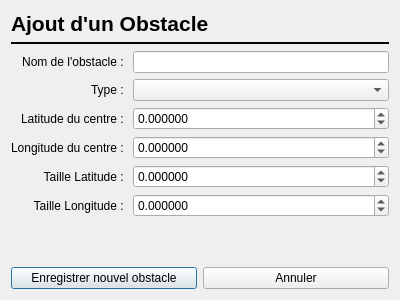
<?xml version="1.0" encoding="UTF-8"?>
<ui version="4.0">
 <class>ObstacleModif</class>
 <widget class="QDialog" name="ObstacleModif">
  <property name="geometry">
   <rect>
    <x>0</x>
    <y>0</y>
    <width>400</width>
    <height>300</height>
   </rect>
  </property>
  <property name="windowTitle">
   <string>Kirk Project - Ajout d'un Obstacle</string>
  </property>
  <property name="windowIcon">
   <iconset resource="../../res.qrc">
    <normaloff>:/files/Ressources/KirkProject.png</normaloff>:/files/Ressources/KirkProject.png</iconset>
  </property>
  <layout class="QGridLayout" name="gridLayout">
   <item row="0" column="0" colspan="2">
    <widget class="QLabel" name="label">
     <property name="font">
      <font>
       <pointsize>16</pointsize>
       <weight>75</weight>
       <bold>true</bold>
      </font>
     </property>
     <property name="styleSheet">
      <string notr="true"/>
     </property>
     <property name="text">
      <string>Ajout d'un Obstacle</string>
     </property>
    </widget>
   </item>
   <item row="1" column="0" colspan="2">
    <widget class="Line" name="line">
     <property name="frameShadow">
      <enum>QFrame::Plain</enum>
     </property>
     <property name="lineWidth">
      <number>2</number>
     </property>
     <property name="orientation">
      <enum>Qt::Horizontal</enum>
     </property>
    </widget>
   </item>
   <item row="2" column="0">
    <widget class="QLabel" name="lb_ID">
     <property name="text">
      <string>Nom de l'obstacle : </string>
     </property>
     <property name="alignment">
      <set>Qt::AlignRight|Qt::AlignTrailing|Qt::AlignVCenter</set>
     </property>
    </widget>
   </item>
   <item row="2" column="1">
    <widget class="QLineEdit" name="le_Nom"/>
   </item>
   <item row="3" column="0">
    <widget class="QLabel" name="label_4">
     <property name="text">
      <string>Type : </string>
     </property>
     <property name="alignment">
      <set>Qt::AlignRight|Qt::AlignTrailing|Qt::AlignVCenter</set>
     </property>
    </widget>
   </item>
   <item row="3" column="1">
    <widget class="QComboBox" name="co_Type"/>
   </item>
   <item row="4" column="0">
    <widget class="QLabel" name="ld_MDP">
     <property name="text">
      <string>Latitude du centre : </string>
     </property>
     <property name="alignment">
      <set>Qt::AlignRight|Qt::AlignTrailing|Qt::AlignVCenter</set>
     </property>
    </widget>
   </item>
   <item row="4" column="1">
    <widget class="QDoubleSpinBox" name="dsp_LatCent">
     <property name="wrapping">
      <bool>true</bool>
     </property>
     <property name="buttonSymbols">
      <enum>QAbstractSpinBox::UpDownArrows</enum>
     </property>
     <property name="decimals">
      <number>6</number>
     </property>
     <property name="minimum">
      <double>-180.000000000000000</double>
     </property>
     <property name="maximum">
      <double>177.000000000000000</double>
     </property>
    </widget>
   </item>
   <item row="5" column="0">
    <widget class="QLabel" name="lbStatus">
     <property name="text">
      <string>Longitude du centre : </string>
     </property>
     <property name="alignment">
      <set>Qt::AlignRight|Qt::AlignTrailing|Qt::AlignVCenter</set>
     </property>
    </widget>
   </item>
   <item row="5" column="1">
    <widget class="QDoubleSpinBox" name="dsp_LonCent">
     <property name="wrapping">
      <bool>true</bool>
     </property>
     <property name="buttonSymbols">
      <enum>QAbstractSpinBox::UpDownArrows</enum>
     </property>
     <property name="decimals">
      <number>6</number>
     </property>
     <property name="minimum">
      <double>-180.000000000000000</double>
     </property>
     <property name="maximum">
      <double>177.000000000000000</double>
     </property>
    </widget>
   </item>
   <item row="6" column="0">
    <widget class="QLabel" name="label_2">
     <property name="text">
      <string>Taille Latitude : </string>
     </property>
     <property name="alignment">
      <set>Qt::AlignRight|Qt::AlignTrailing|Qt::AlignVCenter</set>
     </property>
    </widget>
   </item>
   <item row="6" column="1">
    <widget class="QDoubleSpinBox" name="dsp_TailLat">
     <property name="wrapping">
      <bool>true</bool>
     </property>
     <property name="buttonSymbols">
      <enum>QAbstractSpinBox::UpDownArrows</enum>
     </property>
     <property name="decimals">
      <number>6</number>
     </property>
     <property name="maximum">
      <double>177.000000000000000</double>
     </property>
    </widget>
   </item>
   <item row="7" column="0">
    <widget class="QLabel" name="label_3">
     <property name="text">
      <string>Taille Longitude : </string>
     </property>
     <property name="alignment">
      <set>Qt::AlignRight|Qt::AlignTrailing|Qt::AlignVCenter</set>
     </property>
    </widget>
   </item>
   <item row="7" column="1">
    <widget class="QDoubleSpinBox" name="dsp_TailLon">
     <property name="wrapping">
      <bool>true</bool>
     </property>
     <property name="buttonSymbols">
      <enum>QAbstractSpinBox::UpDownArrows</enum>
     </property>
     <property name="decimals">
      <number>6</number>
     </property>
     <property name="maximum">
      <double>177.000000000000000</double>
     </property>
    </widget>
   </item>
   <item row="8" column="0" colspan="2">
    <spacer name="verticalSpacer">
     <property name="orientation">
      <enum>Qt::Vertical</enum>
     </property>
     <property name="sizeHint" stdset="0">
      <size>
       <width>20</width>
       <height>40</height>
      </size>
     </property>
    </spacer>
   </item>
   <item row="9" column="0" colspan="2">
    <layout class="QHBoxLayout" name="horizontalLayout">
     <item>
      <widget class="QPushButton" name="pb_Valider">
       <property name="text">
	<string>Enregistrer nouvel obstacle</string>
       </property>
      </widget>
     </item>
     <item>
      <widget class="QPushButton" name="pb_Annuler">
       <property name="text">
	<string>Annuler</string>
       </property>
      </widget>
     </item>
    </layout>
   </item>
  </layout>
 </widget>
 <resources>
  <include location="../../res.qrc"/>
 </resources>
 <connections/>
</ui>
